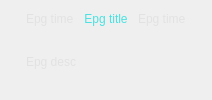
    <widget class="CSkinProgressWidget" name="m_CentralContainer3" native="true">
     <property name="sizePolicy">
      <sizepolicy hsizetype="Expanding" vsizetype="Preferred">
       <horstretch>0</horstretch>
       <verstretch>0</verstretch>
      </sizepolicy>
     </property>
     <property name="progress" stdset="0">
      <number>1</number>
     </property>
     <property name="borderInfo" stdset="0">
      <string notr="true">borderwidth=&quot;2&quot; roundcorner=&quot;0&quot; bordercolor=&quot;0xFFD0D0D0&quot; </string>
     </property>
     <layout class="QGridLayout" name="gridLayout_4" columnstretch="0,0,100,0,0">
      <property name="leftMargin">
       <number>10</number>
      </property>
      <property name="topMargin">
       <number>10</number>
      </property>
      <property name="rightMargin">
       <number>10</number>
      </property>
      <property name="bottomMargin">
       <number>10</number>
      </property>
      <property name="horizontalSpacing">
       <number>8</number>
      </property>
      <property name="verticalSpacing">
       <number>5</number>
      </property>
      <item row="0" column="0">
       <widget class="CSkinProgressWidget" name="m_EpgPrevButton" native="true">
        <property name="sizePolicy">
         <sizepolicy hsizetype="Minimum" vsizetype="Preferred">
          <horstretch>0</horstretch>
          <verstretch>0</verstretch>
         </sizepolicy>
        </property>
        <property name="borderInfo" stdset="0">
         <string notr="true">borderwidth=&quot;1&quot; roundcorner=&quot;2&quot; bordercolor=&quot;0xFF808080&quot; </string>
        </property>
        <property name="borderInfoUnderMouse" stdset="0">
         <string notr="true">borderwidth=&quot;1&quot; roundcorner=&quot;2&quot; bordercolor=&quot;0xFFF0F0F0&quot; </string>
        </property>
        <property name="hideLimitW" stdset="0">
         <number>0</number>
        </property>
        <layout class="QHBoxLayout" name="horizontalLayout_18">
         <property name="spacing">
          <number>0</number>
         </property>
         <property name="leftMargin">
          <number>4</number>
         </property>
         <property name="topMargin">
          <number>4</number>
         </property>
         <property name="rightMargin">
          <number>4</number>
         </property>
         <property name="bottomMargin">
          <number>4</number>
         </property>
         <item>
          <widget class="COsdImage" name="m_EpgPrevButtonImg" native="true">
           <property name="imageParamsList" stdset="0">
            <stringlist notr="true">
             <string>src=&quot;img/osd/channelinfo/epgprev.png&quot;</string>
            </stringlist>
           </property>
           <property name="vSizeFactor" stdset="0">
            <number>1</number>
           </property>
          </widget>
         </item>
        </layout>
       </widget>
      </item>
      <item row="0" column="1">
       <widget class="CSkinOneLineText" name="m_EpgStartTime">
        <property name="sizePolicy">
         <sizepolicy hsizetype="Minimum" vsizetype="Minimum">
          <horstretch>0</horstretch>
          <verstretch>0</verstretch>
         </sizepolicy>
        </property>
        <property name="palette">
         <palette>
          <active>
           <colorrole role="WindowText">
            <brush brushstyle="SolidPattern">
             <color alpha="255">
              <red>226</red>
              <green>226</green>
              <blue>226</blue>
             </color>
            </brush>
           </colorrole>
          </active>
          <inactive>
           <colorrole role="WindowText">
            <brush brushstyle="SolidPattern">
             <color alpha="255">
              <red>226</red>
              <green>226</green>
              <blue>226</blue>
             </color>
            </brush>
           </colorrole>
          </inactive>
          <disabled>
           <colorrole role="WindowText">
            <brush brushstyle="SolidPattern">
             <color alpha="255">
              <red>120</red>
              <green>120</green>
              <blue>120</blue>
             </color>
            </brush>
           </colorrole>
          </disabled>
         </palette>
        </property>
        <property name="text">
         <string>Epg time</string>
        </property>
        <property name="alignment">
         <set>Qt::AlignLeading|Qt::AlignLeft|Qt::AlignVCenter</set>
        </property>
        <property name="addheight" stdset="0">
         <number>1</number>
        </property>
        <property name="rowLimit" stdset="0">
         <number>0</number>
        </property>
       </widget>
      </item>
      <item row="0" column="2">
       <widget class="CSkinProgressWidget" name="m_EpgProgress" native="true">
        <property name="sizePolicy">
         <sizepolicy hsizetype="Expanding" vsizetype="Minimum">
          <horstretch>0</horstretch>
          <verstretch>0</verstretch>
         </sizepolicy>
        </property>
        <property name="sliderInfo" stdset="0">
         <string notr="true">color1=&quot;0xA0909090&quot; color2=&quot;0xAA146414&quot; type=&quot;0&quot; roundcorner=&quot;0&quot; borderwidth=&quot;0&quot; bordercolor=&quot;0xFF010101&quot;</string>
        </property>
        <property name="slider2Info" stdset="0">
         <string notr="true">color1=&quot;0x541414C8&quot; color2=&quot;0xC0C0C0C0&quot; type=&quot;0&quot; roundcorner=&quot;0&quot; borderwidth=&quot;0&quot; bordercolor=&quot;0xFF010101&quot;</string>
        </property>
        <property name="borderInfo" stdset="0">
         <string notr="true">borderwidth=&quot;1&quot; roundcorner=&quot;0&quot; bordercolor=&quot;0xB0FF9933&quot; </string>
        </property>
        <property name="sliderMode" stdset="0">
         <bool>false</bool>
        </property>
        <layout class="QHBoxLayout" name="layout11">
         <property name="spacing">
          <number>0</number>
         </property>
         <property name="leftMargin">
          <number>2</number>
         </property>
         <property name="topMargin">
          <number>2</number>
         </property>
         <property name="rightMargin">
          <number>2</number>
         </property>
         <property name="bottomMargin">
          <number>2</number>
         </property>
         <item>
          <widget class="CSkinOneLineText" name="m_EpgTitle">
           <property name="sizePolicy">
            <sizepolicy hsizetype="Expanding" vsizetype="Minimum">
             <horstretch>0</horstretch>
             <verstretch>0</verstretch>
            </sizepolicy>
           </property>
           <property name="palette">
            <palette>
             <active>
              <colorrole role="WindowText">
               <brush brushstyle="SolidPattern">
                <color alpha="255">
                 <red>75</red>
                 <green>225</green>
                 <blue>225</blue>
                </color>
               </brush>
              </colorrole>
             </active>
             <inactive>
              <colorrole role="WindowText">
               <brush brushstyle="SolidPattern">
                <color alpha="255">
                 <red>75</red>
                 <green>225</green>
                 <blue>225</blue>
                </color>
               </brush>
              </colorrole>
             </inactive>
             <disabled>
              <colorrole role="WindowText">
               <brush brushstyle="SolidPattern">
                <color alpha="255">
                 <red>120</red>
                 <green>120</green>
                 <blue>120</blue>
                </color>
               </brush>
              </colorrole>
             </disabled>
            </palette>
           </property>
           <property name="text">
            <string>Epg title</string>
           </property>
           <property name="alignment">
            <set>Qt::AlignCenter</set>
           </property>
           <property name="addheight" stdset="0">
            <number>5</number>
           </property>
           <property name="rowLimit" stdset="0">
            <number>0</number>
           </property>
          </widget>
         </item>
        </layout>
       </widget>
      </item>
      <item row="0" column="3">
       <widget class="CSkinOneLineText" name="m_EpgEndTime">
        <property name="sizePolicy">
         <sizepolicy hsizetype="Minimum" vsizetype="Minimum">
          <horstretch>0</horstretch>
          <verstretch>0</verstretch>
         </sizepolicy>
        </property>
        <property name="palette">
         <palette>
          <active>
           <colorrole role="WindowText">
            <brush brushstyle="SolidPattern">
             <color alpha="255">
              <red>226</red>
              <green>226</green>
              <blue>226</blue>
             </color>
            </brush>
           </colorrole>
          </active>
          <inactive>
           <colorrole role="WindowText">
            <brush brushstyle="SolidPattern">
             <color alpha="255">
              <red>226</red>
              <green>226</green>
              <blue>226</blue>
             </color>
            </brush>
           </colorrole>
          </inactive>
          <disabled>
           <colorrole role="WindowText">
            <brush brushstyle="SolidPattern">
             <color alpha="255">
              <red>120</red>
              <green>120</green>
              <blue>120</blue>
             </color>
            </brush>
           </colorrole>
          </disabled>
         </palette>
        </property>
        <property name="text">
         <string>Epg time</string>
        </property>
        <property name="alignment">
         <set>Qt::AlignLeading|Qt::AlignLeft|Qt::AlignVCenter</set>
        </property>
        <property name="addheight" stdset="0">
         <number>1</number>
        </property>
        <property name="rowLimit" stdset="0">
         <number>0</number>
        </property>
       </widget>
      </item>
      <item row="0" column="4">
       <widget class="CSkinProgressWidget" name="m_EpgNextButton" native="true">
        <property name="sizePolicy">
         <sizepolicy hsizetype="Minimum" vsizetype="Preferred">
          <horstretch>0</horstretch>
          <verstretch>0</verstretch>
         </sizepolicy>
        </property>
        <property name="borderInfo" stdset="0">
         <string notr="true">borderwidth=&quot;1&quot; roundcorner=&quot;2&quot; bordercolor=&quot;0xFF808080&quot; </string>
        </property>
        <property name="borderInfoUnderMouse" stdset="0">
         <string notr="true">borderwidth=&quot;1&quot; roundcorner=&quot;2&quot; bordercolor=&quot;0xFFF0F0F0&quot; </string>
        </property>
        <property name="hideLimitW" stdset="0">
         <number>0</number>
        </property>
        <layout class="QHBoxLayout" name="horizontalLayout_17">
         <property name="spacing">
          <number>0</number>
         </property>
         <property name="leftMargin">
          <number>4</number>
         </property>
         <property name="topMargin">
          <number>4</number>
         </property>
         <property name="rightMargin">
          <number>4</number>
         </property>
         <property name="bottomMargin">
          <number>4</number>
         </property>
         <item>
          <widget class="COsdImage" name="m_EpgNextButtonImg" native="true">
           <property name="imageParamsList" stdset="0">
            <stringlist notr="true">
             <string>src=&quot;img/osd/channelinfo/epgnext.png&quot;</string>
            </stringlist>
           </property>
           <property name="vSizeFactor" stdset="0">
            <number>1</number>
           </property>
          </widget>
         </item>
        </layout>
       </widget>
      </item>
      <item row="1" column="1" colspan="3">
       <widget class="CSkinOneLineText" name="m_EpgDesc">
        <property name="sizePolicy">
         <sizepolicy hsizetype="Expanding" vsizetype="Expanding">
          <horstretch>0</horstretch>
          <verstretch>0</verstretch>
         </sizepolicy>
        </property>
        <property name="palette">
         <palette>
          <active>
           <colorrole role="WindowText">
            <brush brushstyle="SolidPattern">
             <color alpha="255">
              <red>226</red>
              <green>226</green>
              <blue>226</blue>
             </color>
            </brush>
           </colorrole>
          </active>
          <inactive>
           <colorrole role="WindowText">
            <brush brushstyle="SolidPattern">
             <color alpha="255">
              <red>226</red>
              <green>226</green>
              <blue>226</blue>
             </color>
            </brush>
           </colorrole>
          </inactive>
          <disabled>
           <colorrole role="WindowText">
            <brush brushstyle="SolidPattern">
             <color alpha="255">
              <red>120</red>
              <green>120</green>
              <blue>120</blue>
             </color>
            </brush>
           </colorrole>
          </disabled>
         </palette>
        </property>
        <property name="text">
         <string>Epg desc</string>
        </property>
        <property name="addheight" stdset="0">
         <number>1</number>
        </property>
        <property name="rowLimit" stdset="0">
         <number>2</number>
        </property>
        <property name="textColorUnderMouse" stdset="0">
         <color>
          <red>194</red>
          <green>0</green>
          <blue>0</blue>
         </color>
        </property>
       </widget>
      </item>
     </layout>
    </widget>
